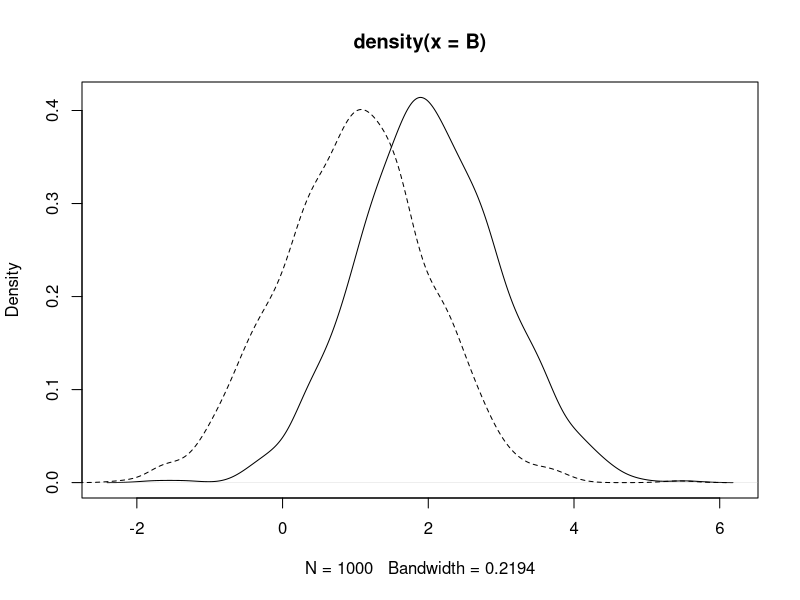

This figure's R source:


d.test <- function(par, A.mu, A.sig, B.mu, B.sig, nsims=10000){
  A <- rnorm(nsims, mean=A.mu, sd=A.sig)
  B <- rnorm(nsims, mean=B.mu, sd=B.sig)
  
  D.mu <- par[1]
  D.sig <- exp(par[2])
  
  D <- rlnorm(nsims, meanlog=D.mu, sdlog=D.sig)
  
  B.pred <- A + D
  
  mse <- mean((B.pred - B)^2)
  return(mse)
}

d.test(par=c(3, 1), 1, 1, 2, 1)
d.test(par=c(0, -50), 1, 1, 2, 1)

optim.out <- optim(par=c(0, 0), d.test, A.mu=1, A.sig=1, B.mu=2, B.sig=1,
                     method="BFGS", hessian=T, control=list(trace=1))

A <- rnorm(1000, 1, 1)
B <- rnorm(1000, 2, 1)
B.pred <- A + rlnorm(1000, optim.out$par[1], exp(optim.out$par[2]))
plot(density(B))
lines(density(B.pred), lty="dashed")
length(which(A>B))
length(which(A>B.pred))



